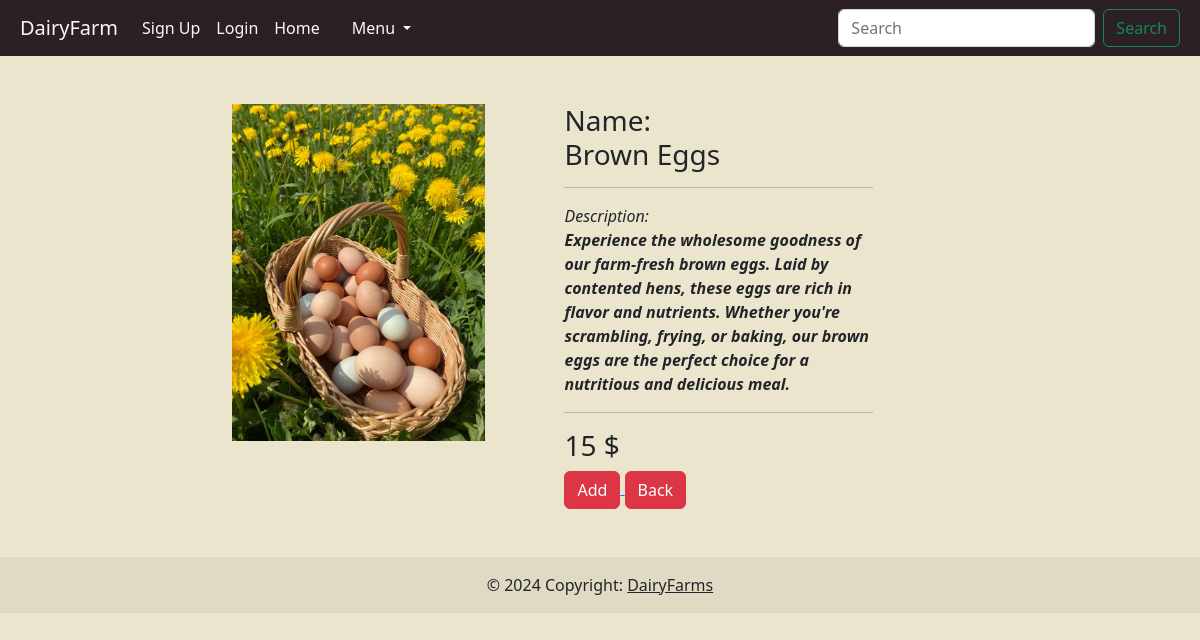
/productdetails/6/, run on the app's committed database.
### store/models.py (models this page shows, shortened)
class Products(models.Model):
    CATEGORY_CHOICES=[
        (1,'dairy & poultry'),
        (2,'meat'),
        (3,'farm produce'),
        (4,'natural superfoods')
    ]
    name= models.CharField(max_length=100)
    price=models.IntegerField(default="10")
    details=models.CharField(max_length=500)
    image=models.ImageField(upload_to='images/images')
    is_active=models.BooleanField(default=True)
    category=models.IntegerField(choices=CATEGORY_CHOICES,default=1)

### store/views.py (the view)
# urls.py: path('productdetails/<item_id>/',views.productdetails,name='productdetailpage'),
def productdetails(request,item_id):
    product=Products.objects.get(id=item_id)
    context={
        'product':product
    }
    return render(request,'productdetails.html',context)

### templates/productdetails.html (shortened to what this page needs)
{% extends "base.html" %}
{% block body %}
    <div class="container ">
        <div class="row mt-5">
            <div class="col-md-7 offset-md-2">
                <div class="row ">
                    <div class="col-md-5 ">
                        <img src="{{ product.image.url }}" class="img-fluid" alt="">
                    </div>
                    <div class="col-md-6 offset-md-1">
                        <h3>Name: <br> {{product.name}}  </h3>
                        <hr>
                        <i>Description: <br><strong> {{product.details}}</strong> </i>
                        <hr>
                        <h3> {{product.price}} $ </h3>
                        <a href="/addtocart/{{product.id}}"><button class="btn btn-danger">Add</button> </a>
                        <a href="/"><button class="btn btn-danger">Back</button> </a>
                    </div>
                </div>
            </div>
        </div>
    </div>
{% endblock body %}

### templates/productdetails.html (style rules this page uses)
body { background-color: #ece5ce; }

### data on the page
Products: image (picture), name "Brown Eggs", details "Experience the wholesome goodness of our farm-fresh brown eggs. Laid by contented hens, these eggs are rich in flavor and nutrients. Whether you're scrambling, frying, or baking, our brown eggs are the perfect choice for a nutritious and delicious meal.", price "15"
